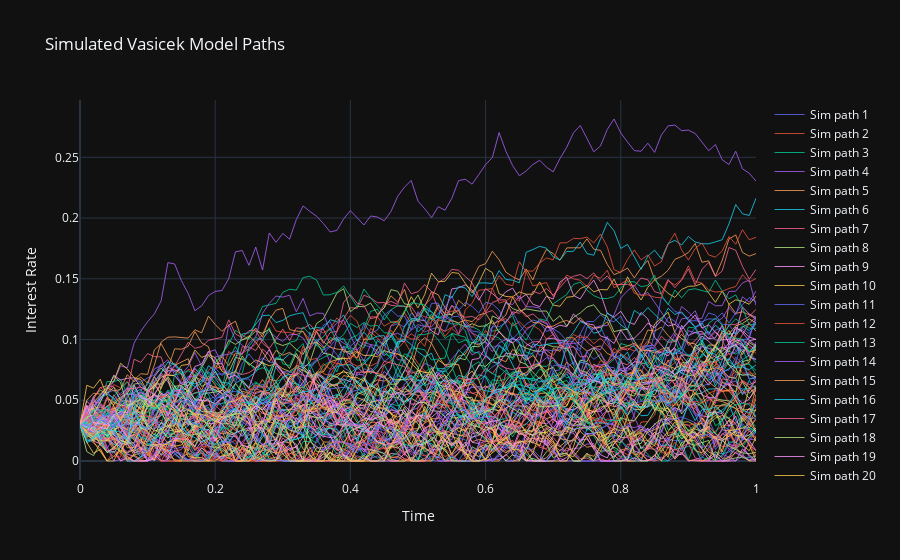

The cell this chart's notebook holds for it:
### Markdown cell above
## Vasicek model

### Code cell
import numpy as np
from scipy.optimize import minimize
import plotly.graph_objects as go
from typing import List
# a(x) = theta - mu * paths (czyli r_t czyli x)
#b(x) = sigma * paths

class VasicekModel:
    def __init__(self, mu: float, theta: float, sigma: float, r0: float, T: float, dt: float):
        """
        Initialize the Vasicek model parameters.
        
        :param mu: Speed of mean reversion.
        :param theta: Long-term mean level.
        :param sigma: Volatility.
        :param r0: Initial interest rate.
        :param T: Time horizon for the simulation.
        :param dt: Time step for the simulation.
        :param num_paths: Number of paths to simulate.
        """
        self.mu = mu #alpha
        self.theta = theta
        self.sigma = sigma
        self.r0 = r0
        self.T = T
        self.dt = dt
        self.num_steps = int(T / dt)
    
    def simulate_paths(self, num_paths: int):
        """
        Simulate multiple paths of the interest rate process.
        
        :return: Array of simulated paths.
        """
        # Initialize the array to store the paths
        paths = np.zeros((num_paths, self.num_steps + 1))
        paths[:, 0] = self.r0
        
        # Generate random numbers for the simulation
        dt_sqrt = np.sqrt(self.dt) #scaling for Brownian motion: increment(W_t) = Z * np.sqrt(dt), WHERE Z ~ N(0,1)
        for t in range(1, self.num_steps + 1):
            Z = np.random.normal(size=num_paths) #dWt
            dw = dt_sqrt * Z
            sqrt_r = np.sqrt(paths[:, t-1])
            paths[:, t] = (paths[:, t-1] + 
                            (self.theta - self.mu * paths[:, t-1]) * self.dt + 
                           self.sigma * dw + 
                           0.5 * self.sigma * (dw ** 2 - self.dt)) #b' = 1, b = sigma
            # Ensure non-negativity
            paths[:, t] = np.maximum(paths[:, t], 0)
            
        return paths

    
    def plot_paths(self, num_paths: float =10):
        """
        Plot a few paths of the simulated interest rate process.
        """
        paths = self.simulate_paths(num_paths)
        time_points = np.linspace(0, self.T, self.num_steps + 1)
        
        fig = go.Figure()
        
        for i in range(num_paths):
            fig.add_trace(go.Scatter(
                x=time_points, y=paths[i, :],
                mode='lines',
                name=f'Sim path {i + 1}',
                line=dict(width=0.8)
            ))
            
        
        fig.update_layout(
            title='Simulated Vasicek Model Paths',
            xaxis_title='Time',
            yaxis_title='Interest Rate',
            template='plotly_dark'
        )
        
        fig.show()

    def calibrate(self, market_data: np.array, initial_guess: List[float]):
        """
        Calibrate the Vasicek model parameters to market data.
        
        :param market_data: Market data to calibrate to (e.g., volatility matrix).
        :param initial_guess: Initial guess for the model parameters [mu, theta, sigma].
        :return: Calibrated parameters.
        """
        def objective(params: List[float]):
            self.mu, self.theta, self.sigma = params
            simulated_data = self.simulate_paths(len(market_data))
            simulated_vol = np.std(simulated_data, axis=0)
            market_vol = np.std(market_data, axis=0)
            error = np.sum((simulated_vol - market_vol) ** 2)
            return error

        result = minimize(objective, initial_guess, method='L-BFGS-B', bounds=[(0, None), (0, None), (0, None)])
        self.mu, self.theta, self.sigma = result.x
        return result.x


    def price_option(self, is_call: bool, K: float, T: float, num_paths: int):
        """
        Price a European option using Monte Carlo simulation.
        
        :param option_type: 'call' or 'put'.
        :param K: Strike price of the option.
        :param T: Time to maturity.
        :param num_paths: Number of simulated paths.
        :return: Estimated option price.
        """
        paths = self.simulate_paths(num_paths)
        final_rates = paths[:, -1]
        
        if is_call == True:
            payoffs = np.maximum(final_rates - K, 0)
        else:
            payoffs = np.maximum(K - final_rates, 0)
        
        # Discount payoffs back to present value
        discount_factor = np.exp(-self.r0 * T)
        option_price = discount_factor * np.mean(payoffs)
        return option_price

if __name__ == "__main__":
    # Initialize the Vasicek model with some parameters
    vasicek = VasicekModel(mu=0.5, theta=0.04, sigma=0.1, r0=0.03, T=1.0, dt=0.01)
    
    # Calibrate the model to the synthetic market data
    initial_guess = [0.4, 0.03, 0.08]
    calibrated_params = vasicek.calibrate(market_data, initial_guess)
    print(f"Calibrated parameters: \
    \n mu: {round(calibrated_params[0],6)}, \
    \n theta: {round(calibrated_params[1], 6)}, \
    \n sigma: {round(calibrated_params[2],6)}")
    
    # Plot the simulated paths with calibrated parameters
    vasicek.plot_paths(100)
